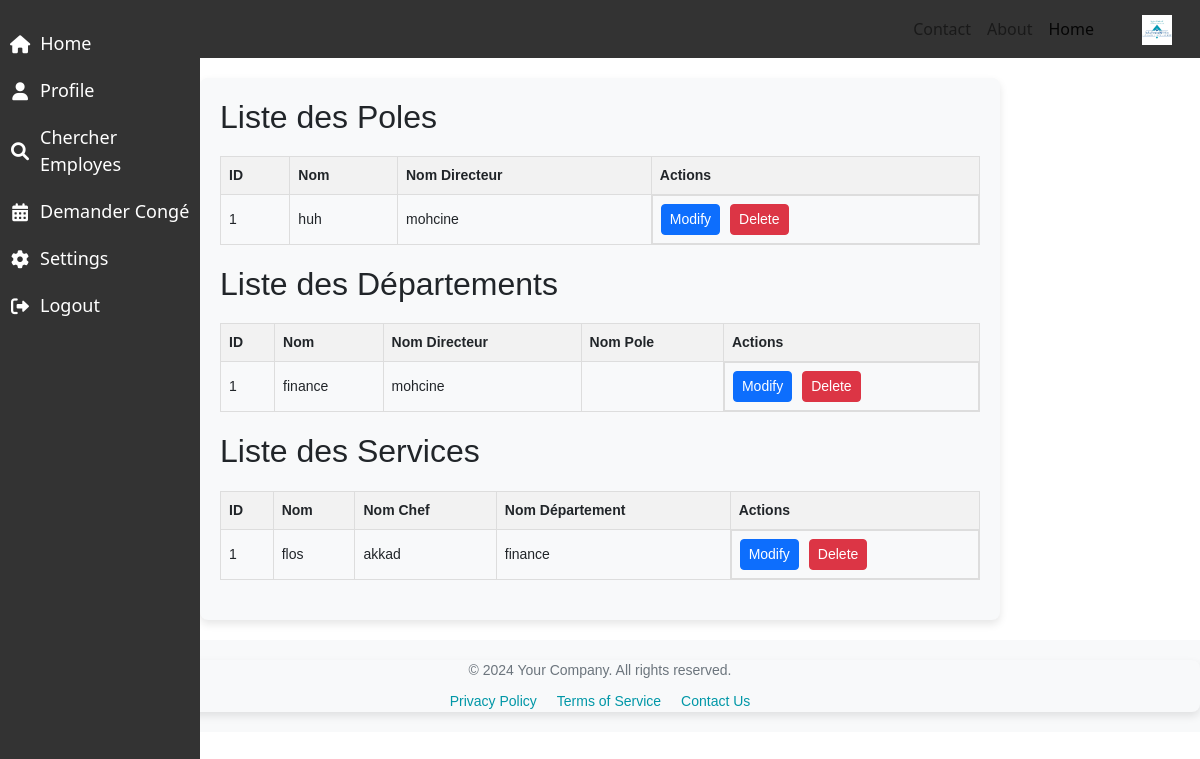
Before: /Modification/liste_branche.php with the older database file.
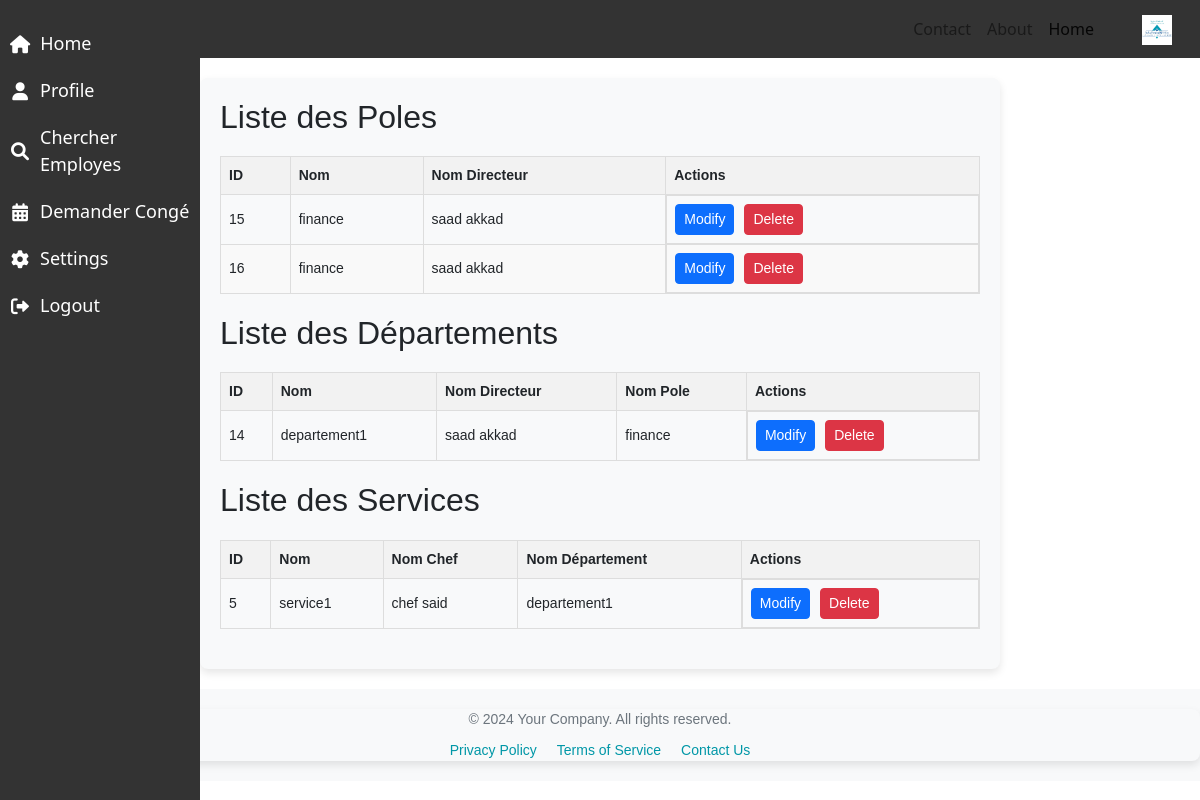
After: the same page with the newer database file.
### tables this page shows
CREATE TABLE `poles` (
  `id` int(11) NOT NULL,
  `nom` varchar(255) NOT NULL,
  `nom_directeur` varchar(255) DEFAULT NULL
);

CREATE TABLE `departements` (
  `id` int(11) NOT NULL,
  `nom` varchar(255) NOT NULL,
  `nom_directeur` varchar(255) NOT NULL,
  `nom_pole` varchar(255) DEFAULT NULL
);

CREATE TABLE `services` (
  `id` int(11) NOT NULL,
  `nom` varchar(255) NOT NULL,
  `nom_chef` varchar(255) DEFAULT NULL,
  `id_departement` int(11) DEFAULT NULL,
  `nom_departement` int(255) NOT NULL
);

### Modification/liste_branche.php (the view, shortened to what this page needs)
<?php
require_once '../backend/db.php';
$poles = [];
$result = $conn->query("SELECT id, nom, nom_directeur FROM poles");
if ($result) {
    while ($row = $result->fetch_assoc()) {
        $poles[] = $row;
    }
}
$departments = [];
$result = $conn->query("SELECT id, nom, nom_directeur, nom_pole FROM departements");
if ($result) {
    while ($row = $result->fetch_assoc()) {
        $departments[] = $row;
    }
}
$services = [];
$result = $conn->query("SELECT services.id, services.nom, services.nom_chef, departements.nom AS nom_departement FROM services JOIN departements ON services.id_departement = departements.id");
if ($result) {
    while ($row = $result->fetch_assoc()) {
        $services[] = $row;
    }
}
?>
<!DOCTYPE html>
<html lang="en">
<head>
    <link rel="stylesheet" href="https://stackpath.bootstrapcdn.com/bootstrap/4.5.2/css/bootstrap.min.css">
    <?php include '../pages/boot.php'; ?>
</head>
<body>
<?php include '../pages/side.php'; ?>
<?php include '../pages/navbar.php'; ?>
<div class="container main-content">
    <h2>Liste des Poles</h2>
    <table>
        <thead>
            <tr>
                <th>ID</th>
                <th>Nom</th>
                <th>Nom Directeur</th>
                <th>Actions</th>
            </tr>
        </thead>
        <tbody>
            <?php foreach ($poles as $pole): ?>
                <tr>
                    <td><?php echo htmlspecialchars($pole['id']); ?></td>
                    <td><?php echo htmlspecialchars($pole['nom']); ?></td>
                    <td><?php echo htmlspecialchars($pole['nom_directeur']); ?></td>
                    <td class="action-buttons">
                        <button class="btn btn-primary btn-sm" data-toggle="modal" data-target="#modifyModal" data-id="<?php echo $pole['id']; ?>" data-type="pole">Modify</button>
                        <button class="btn btn-danger btn-sm" data-toggle="modal" data-target="#deleteModal" data-id="<?php echo $pole['id']; ?>" data-type="pole">Delete</button>
                    </td>
                </tr>
            <?php endforeach; ?>
        </tbody>
    </table>
    <h2>Liste des Départements</h2>
    <table>
        <thead>
            <tr>
                <th>ID</th>
                <th>Nom</th>
                <th>Nom Directeur</th>
                <th>Nom Pole</th>
                <th>Actions</th>
            </tr>
        </thead>
        <tbody>
            <?php foreach ($departments as $department): ?>
                <tr>
                    <td><?php echo htmlspecialchars($department['id']); ?></td>
                    <td><?php echo htmlspecialchars($department['nom']); ?></td>
                    <td><?php echo htmlspecialchars($department['nom_directeur']); ?></td>
                    <td><?php echo htmlspecialchars($department['nom_pole']); ?></td>
                    <td class="action-buttons">
                        <button class="btn btn-primary btn-sm" data-toggle="modal" data-target="#modifyModal" data-id="<?php echo $department['id']; ?>" data-type="department">Modify</button>
                        <button class="btn btn-danger btn-sm" data-toggle="modal" data-target="#deleteModal" data-id="<?php echo $department['id']; ?>" data-type="department">Delete</button>
                    </td>
                </tr>
            <?php endforeach; ?>
        </tbody>
    </table>
    <h2>Liste des Services</h2>
    <table>
        <thead>
            <tr>
                <th>ID</th>
                <th>Nom</th>
                <th>Nom Chef</th>
                <th>Nom Département</th>
                <th>Actions</th>
            </tr>
        </thead>
        <tbody>
            <?php foreach ($services as $service): ?>
                <tr>
                    <td><?php echo htmlspecialchars($service['id']); ?></td>
                    <td><?php echo htmlspecialchars($service['nom']); ?></td>
                    <td><?php echo htmlspecialchars($service['nom_chef']); ?></td>
                    <td><?php echo htmlspecialchars($service['nom_departement']); ?></td>
                    <td class="action-buttons">
                        <button class="btn btn-primary btn-sm" data-toggle="modal" data-target="#modifyModal" data-id="<?php echo $service['id']; ?>" data-type="service">Modify</button>
                        <button class="btn btn-danger btn-sm" data-toggle="modal" data-target="#deleteModal" data-id="<?php echo $service['id']; ?>" data-type="service">Delete</button>
                    </td>
                </tr>
            <?php endforeach; ?>
        </tbody>
    </table>
</div>
<?php include '../pages/footer.php'; ?>
</body>
</html>

### pages/boot.php (shortened to what this page needs)
<link href="https://cdn.lineicons.com/4.0/lineicons.css" rel="stylesheet" />
    <link href="https://cdn.jsdelivr.net/npm/bootstrap@5.3.0-alpha3/dist/css/bootstrap.min.css" rel="stylesheet"
>

### pages/side.php (shortened to what this page needs)
<nav class="navbar navbar-expand-lg navbar-light w-100" style="background-color: #333; direction: rtl;">
    <div class="container-fluid w-100">
        <a class="navbar-brand" href="#">
            <img src="../uploads/entreprise.jpg" alt="Entreprise Logo" height="30">
        </a>
        <div class="collapse navbar-collapse" id="navbarNav">
            <ul class="navbar-nav">
                <li class="nav-item">
                    <a class="nav-link active" aria-current="page" href="../pages/home.php">Home</a>
                </li>
                <li class="nav-item">
                    <a class="nav-link" href="../pages/about.php">About</a>
                </li>
                <li class="nav-item">
                    <a class="nav-link" href="../pages/contact.php">Contact</a>
                </li>
            </ul>
        </div>
    </div>
</nav>

### pages/navbar.php (shortened to what this page needs)
<link rel="stylesheet" href="https://cdnjs.cloudflare.com/ajax/libs/font-awesome/6.0.0-beta3/css/all.min.css">
<div class="sidebar">
    <a href="../pages/home.php"><i class="fas fa-home"></i> <span class="link-text">Home</span></a>
    <a href="../employe/profile.php"><i class="fas fa-user"></i> <span class="link-text">Profile</span></a>
    <a href="../employe/chercher_emp.php"><i class="fas fa-search"></i> <span class="link-text">Chercher Employes</span></a>
    <a href="../employe/demander_conge.php"><i class="fas fa-calendar-alt"></i> <span class="link-text">Demander Congé</span></a>
    <div class="dropdown">
        <a href="#"><i class="fas fa-cog"></i> <span class="link-text">Settings</span></a>
    </div>
    <a href="../pages/logout.php"><i class="fas fa-sign-out-alt"></i> <span class="link-text">Logout</span></a>
</div>

### pages/footer.php (shortened to what this page needs)
<footer>
    <div class="container">
        <p>&copy; <?php echo date("Y"); ?> Your Company. All rights reserved.</p>
        <ul>
            <li><a href="/privacy-policy">Privacy Policy</a></li>
            <li><a href="/terms-of-service">Terms of Service</a></li>
            <li><a href="/contact">Contact Us</a></li>
        </ul>
    </div>
</footer>

### pages/nav.php (style rules this page uses)
.sidebar { height: 100vh; width: 50px; position: fixed; z-index: 1; top: 0; left: 0; background-color: #333; overflow-x: hidden; padding-top: 20px; transition: width 0.5s ease; }
.sidebar a { padding: 10px; text-decoration: none; font-size: 18px; color: white; display: flex; align-items: center; transition: padding 0.5s ease; }
.sidebar i { min-width: 20px; text-align: center; }
.main-content { margin-left: 250px; padding: 20px; }

### Modification/liste_branche.php (style rules this page uses)
.container { font-family: "Arial", sans-serif; font-size: 14px; max-width: 800px; margin: 20px auto; background-color: #f8f9fa; padding: 20px; border-radius: 8px; box-shadow: 0 4px 8px rgba(0, 0, 0, 0.1); }
table { width: 100%; border-collapse: collapse; margin: 20px 0; }
table, th, td { border: 1px solid #ddd; }
th, td { padding: 8px; text-align: left; }
th { background-color: #f2f2f2; }
tr:nth-child(even) { background-color: #f9f9f9; }
.action-buttons { display: flex; gap: 10px; }

### pages/navbar.php (style rules this page uses)
.dropdown { position: relative; display: inline-block; }

### pages/footer.php (style rules this page uses)
footer { background-color: #f8f9fa; padding: 20px 0; text-align: center; }
footer .container { max-width: 1200px; margin: 0 auto; padding: 0 15px; }
footer p { margin: 0; color: #6c757d; }
footer ul { list-style: none; padding: 0; margin: 10px 0 0; display: flex; justify-content: center; }
footer ul li { margin: 0 10px; }
footer ul li a { color: #0097a7; text-decoration: none; }

Changed rows visible on the page:
removed poles: id "1", nom "huh", nom_directeur "mohcine"
removed departements: id "1", nom "finance", nom_directeur "mohcine"
removed services: id "1", nom "flos", nom_chef "akkad", id_departement.nom "finance"
added poles: id "15", nom "finance", nom_directeur "saad akkad"
added poles: id "16", nom "finance", nom_directeur "saad akkad"
added departements: id "14", nom "departement1", nom_directeur "saad akkad", nom_pole "finance"
added services: id "5", nom "service1", nom_chef "chef said", id_departement.nom "departement1"
